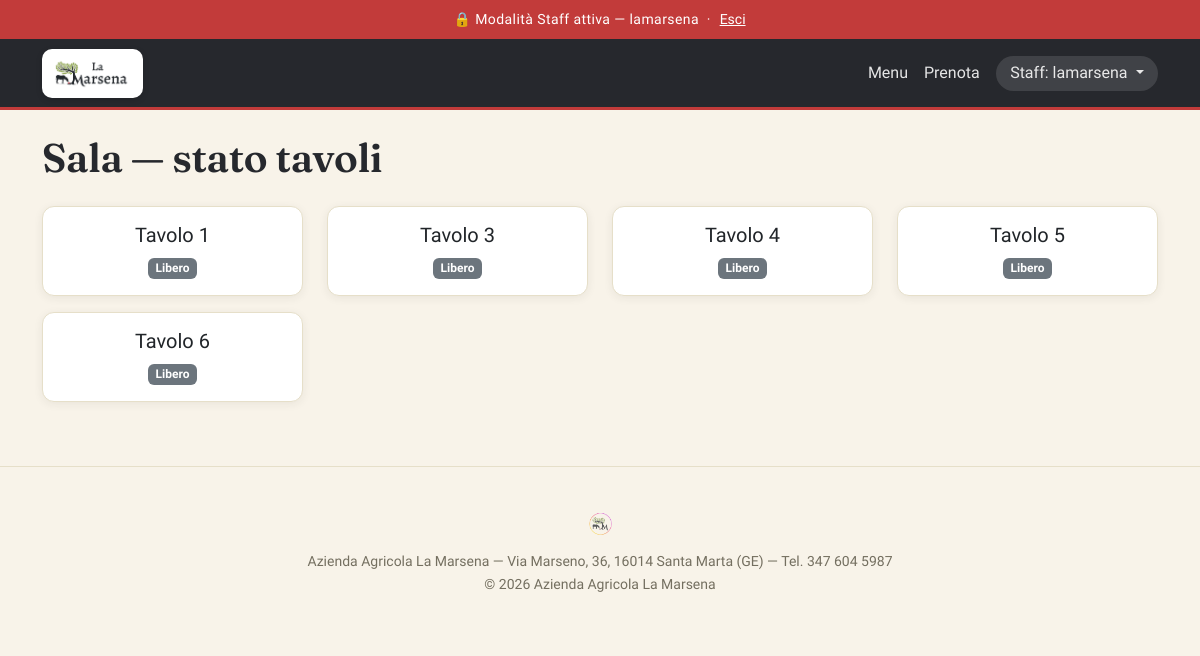
The page /ordini/staff/sala/ (signed in) on the database its author committed.
### prenotazioni/models.py (models this page shows, shortened)
class Tavolo(models.Model):
    numero = models.CharField(max_length=10, unique=True, verbose_name="Numero tavolo")
    capienza = models.PositiveIntegerField(verbose_name="Capienza (posti)")
    zona = models.CharField(max_length=100, blank=True, verbose_name="Zona / sala")
    attivo = models.BooleanField(default=True, verbose_name="Attivo (utilizzabile)")
    class Meta:
        verbose_name = "Tavolo"
        verbose_name_plural = "Tavoli"
        ordering = ["numero"]

### ordini/views.py (the view)
# urls.py: path("staff/sala/", views.sala, name="sala"),
@login_required
def sala(request):
    tavoli = Tavolo.objects.filter(attivo=True)
    ordini_aperti = {o.tavolo_id: o for o in Ordine.objects.filter(stato=Ordine.STATO_APERTO)}
    pronti_per_ordine = {
        r["ordine_id"]: r["totale"]
        for r in RigaOrdine.objects.filter(
            ordine__stato=Ordine.STATO_APERTO, stato=RigaOrdine.STATO_PRONTO
        )
        .values("ordine_id")
        .annotate(totale=Count("id"))
    }
    tavoli_con_ordine = []
    for t in tavoli:
        ordine = ordini_aperti.get(t.id)
        pronti = pronti_per_ordine.get(ordine.id, 0) if ordine else 0
        tavoli_con_ordine.append((t, ordine, pronti))
    return render(request, "ordini/sala.html", {"tavoli_con_ordine": tavoli_con_ordine})

### templates/ordini/sala.html (shortened to what this page needs)
{% extends "base.html" %}
{% block content %}
<h1 class="mb-4">Sala — stato tavoli</h1>
<div class="row">
  {% for tavolo, ordine, pronti in tavoli_con_ordine %}
  <div class="col-6 col-md-3 mb-3">
    <a href="{% url 'ordini:gestisci_tavolo' tavolo.id %}" class="text-decoration-none">
      <div class="card {% if ordine %}border-success{% endif %} {% if pronti %}border-warning border-2{% endif %}">
        <div class="card-body text-center">
          <h5>Tavolo {{ tavolo.numero }}</h5>
          {% if ordine %}
            <span class="badge bg-success d-block mb-1">Aperto — &euro;{{ ordine.totale }}</span>
          {% else %}
            <span class="badge bg-secondary">Libero</span>
          {% endif %}
        </div>
      </div>
    </a>
  </div>
  {% empty %}
    <p>Nessun tavolo attivo configurato. Aggiungili da <a href="/admin/prenotazioni/tavolo/">/admin/</a>.</p>
  {% endfor %}
</div>
{% endblock %}

### templates/base.html (shortened to what this page needs)
{% load static %}
<!DOCTYPE html>
<html lang="it">
<head>
<link href="https://cdn.jsdelivr.net/npm/bootstrap@5.3.3/dist/css/bootstrap.min.css" rel="stylesheet">
</head>
<body>
{% if user.is_authenticated %}
<div class="staff-banner text-center small py-2">
  🔒 Modalità Staff attiva — {{ user.username }} &nbsp;·&nbsp;
  <form method="post" action="{% url 'logout' %}" class="d-inline m-0">
    <button type="submit" class="btn btn-link btn-sm p-0 align-baseline" style="color:#fff; text-decoration:underline;">Esci</button>
  </form>
</div>
{% endif %}
<nav class="navbar navbar-expand-lg navbar-dark">
  <div class="container">
    <a class="navbar-brand d-flex align-items-center" href="{% url 'home' %}">
      <span class="logo-wrap">
        <img src="{% static 'branding/logo_marsena_wide.png' %}" alt="Azienda Agricola La Marsena" height="38">
      </span>
    </a>
    <div class="collapse navbar-collapse" id="navMenu">
      <ul class="navbar-nav ms-auto align-items-lg-center">
        <li class="nav-item"><a class="nav-link" href="{% url 'menu_digitale:menu' %}">Menu</a></li>
        <li class="nav-item"><a class="nav-link" href="{% url 'prenotazioni:prenota' %}">Prenota</a></li>
        {% if user.is_authenticated %}
          <li class="nav-item dropdown ms-lg-2">
            <a class="nav-link dropdown-toggle staff-pill" href="#" role="button" data-bs-toggle="dropdown">
              Staff: {{ user.username }}
            </a>
          </li>
        {% else %}
          <li class="nav-item"><a class="nav-link" href="{% url 'login' %}">Accesso staff</a></li>
        {% endif %}
      </ul>
    </div>
  </div>
</nav>
<main class="container my-4">
{% block content %}{% endblock %}
</main>
<footer class="text-center">
  <img src="{% static 'branding/logo_marsena_simbolo.png' %}" alt="" height="36" class="mb-2 opacity-75">
  <small class="d-block">Azienda Agricola La Marsena — Via Marseno, 36, 16014 Santa Marta (GE) — Tel. 347 604 5987</small>
  <small>&copy; {% now "Y" %} Azienda Agricola La Marsena</small>
</footer>
</body>
</html>

### templates/base.html (style rules this page uses)
:root { --color-bg: #F8F3E9; --color-surface: #FFFFFF; --color-primary: #6E7F3D; --color-primary-dark: #566331; --color-charcoal: #26282D; --color-charcoal-soft: #383B42; --color-accent: #C23B3A; --color-accent-dark: #9C2F2E; --color-accent-soft: #F3DCD4; --color-text: #26282D; --color-muted: #746F60; --color-border: #E6DFC9; --radius-lg: 20px; --radius-md: 12px; --shadow-soft: 0 14px 34px rgba(38, 40, 45, 0.10); --shadow-tight: 0 2px 10px rgba(38, 40, 45, 0.07); }
body { background-color: var(--color-bg); color: var(--color-text); font-family: 'Work Sans', sans-serif; }
h1, h2, h3, .display-brand { font-family: 'Fraunces', serif; font-weight: 600; letter-spacing: -0.01em; }
.navbar { background-color: var(--color-charcoal) !important; border-bottom: 3px solid var(--color-accent); padding-top: 0.6rem; padding-bottom: 0.6rem; }
.navbar-brand { padding: 0; }
.navbar-brand .logo-wrap { background-color: #fff; border-radius: 10px; padding: 0.35rem 0.75rem; display: inline-flex; align-items: center; box-shadow: 0 2px 6px rgba(0,0,0,0.15); }
.navbar-nav .nav-link { font-weight: 500; color: rgba(255,255,255,0.88) !important; }
.staff-pill { background-color: rgba(255,255,255,0.12); border-radius: 999px; padding: 0.35rem 0.9rem !important; }
.btn { border-radius: 10px; }
.card { border-color: var(--color-border); border-radius: var(--radius-md); box-shadow: var(--shadow-tight); }
main.container { max-width: 1140px; }
.staff-banner { background-color: var(--color-accent); color: #fff; letter-spacing: 0.03em; font-weight: 500; }
footer { padding: 2.5rem 0 2rem; color: var(--color-muted); border-top: 1px solid var(--color-border); margin-top: 3rem; }

### rows shown on the page
Tavolo: numero "1"
Tavolo: numero "3"
Tavolo: numero "4"
Tavolo: numero "5"
Tavolo: numero "6"

### other values the page prints
{{ user.username }} "lamarsena"
